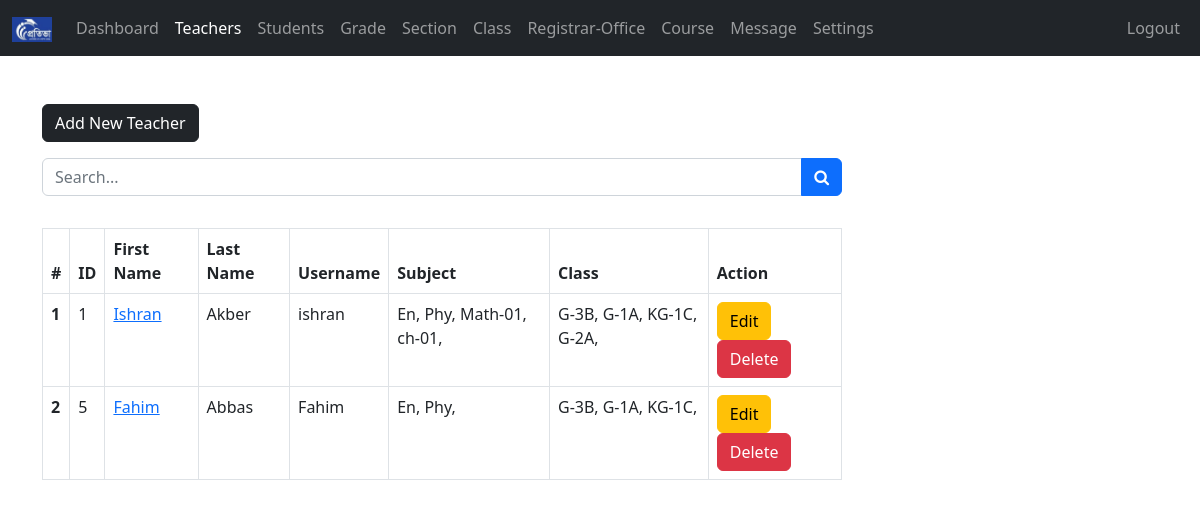
Page /admin/teacher.php (signed in) on the committed database.
### tables this page shows
CREATE TABLE `teachers` (
  `teacher_id` int(11) NOT NULL,
  `username` varchar(127) NOT NULL,
  `password` varchar(255) NOT NULL,
  `class` varchar(31) NOT NULL,
  `fname` varchar(127) NOT NULL,
  `lname` varchar(127) NOT NULL,
  `subjects` varchar(31) NOT NULL,
  `address` varchar(31) NOT NULL,
  `employee_number` int(11) NOT NULL,
  `date_of_birth` date DEFAULT NULL,
  `phone_number` varchar(31) NOT NULL,
  `qualification` varchar(127) NOT NULL,
  `gender` varchar(7) NOT NULL,
  `email_address` varchar(255) NOT NULL,
  `date_of_joined` datetime NOT NULL DEFAULT current_timestamp()
);

### admin/data/teacher.php (called while the page is built, shortened)
<?php
function getAllTeachers($conn){
  $sql = "SELECT * FROM teachers";
  $stmt = $conn->prepare($sql);
  $stmt->execute();
  if ($stmt->rowCount() >= 1) {
    $teachers = $stmt->fetchAll();
    return $teachers;
  }else {
  return 0;
  }
}

### admin/data/subject.php (called while the page is built, shortened)
<?php
function getSubjectById($subject_id, $conn){
  $sql = "SELECT * FROM subjects
          WHERE subject_id=?";
  $stmt = $conn->prepare($sql);
  $stmt->execute([$subject_id]);
  if ($stmt->rowCount() == 1) {
    $subject = $stmt->fetch();
    return $subject;
  }else {
  return 0;
  }
}
?>

### admin/data/class.php (called while the page is built, shortened)
<?php
function getClassById($class_id, $conn){
  $sql = "SELECT * FROM class
          WHERE class_id=?";
  $stmt = $conn->prepare($sql);
  $stmt->execute([$class_id]);
  if ($stmt->rowCount() == 1) {
    $class = $stmt->fetch();
    return $class;
  }else {
    return 0;
  }
}

### admin/data/grade.php (called while the page is built, shortened)
<?php
function getGradeById($grade_id, $conn){
  $sql = "SELECT * FROM grades
          WHERE grade_id=?";
  $stmt = $conn->prepare($sql);
  $stmt->execute([$grade_id]);
  if ($stmt->rowCount() == 1) {
    $grade = $stmt->fetch();
    return $grade;
  }else {
    return 0;
  }
}

### admin/data/section.php (called while the page is built, shortened)
<?php
function getSectioById($section_id, $conn){
  $sql = "SELECT * FROM section
          WHERE section_id=?";
  $stmt = $conn->prepare($sql);
  $stmt->execute([$section_id]);
  if ($stmt->rowCount() == 1) {
    $section = $stmt->fetch();
    return $section;
  }else {
  return 0;
  }
}

### admin/teacher.php (the view, shortened to what this page needs)
<?php
if (isset($_SESSION['admin_id']) &&
  isset($_SESSION['role'])) {
  if ($_SESSION['role'] == 'Admin') {
      include "../DB_connection.php";
      include "data/teacher.php";
      include "data/subject.php";
      include "data/grade.php";
      include "data/class.php";
      include "data/section.php";
      $teachers = getAllTeachers($conn);
?>
<!DOCTYPE html>
<html lang="en">
<head>
<link rel="stylesheet" href="https://cdn.jsdelivr.net/npm/bootstrap@5.2.0/dist/css/bootstrap.min.css">
<link rel="stylesheet" href="../css/style.css">
<link rel="stylesheet" href="https://cdnjs.cloudflare.com/ajax/libs/font-awesome/4.7.0/css/font-awesome.min.css">
</head>
<body>
  <?php
      include "inc/navbar.php";
      if ($teachers != 0) {
    ?>
    <div class="container mt-5">
      <a href="teacher-add.php"
          class="btn btn-dark">Add New Teacher</a>
          <form action="teacher-search.php"
                class="mt-3 n-table"
                method="get">
            <div class="input-group mb-3">
              <input type="text"
                      class="form-control"
                      name="searchKey"
                      placeholder="Search...">
              <button class="btn btn-primary">
                      <i class="fa fa-search"
                          aria-hidden="true"></i>
                    </button>
            </div>
          </form>
          <div class="table-responsive">
            <table class="table table-bordered mt-3 n-table">
              <thead>
                <tr>
                  <th scope="col">#</th>
                  <th scope="col">ID</th>
                  <th scope="col">First Name</th>
                  <th scope="col">Last Name</th>
                  <th scope="col">Username</th>
                  <th scope="col">Subject</th>
                  <th scope="col">Class</th>
                  <th scope="col">Action</th>
                </tr>
              </thead>
              <tbody>
                <?php $i = 0; foreach ($teachers as $teacher ) {
                  $i++;  ?>
                <tr>
                  <th scope="row"><?=$i?></th>
                  <td><?=$teacher['teacher_id']?></td>
                  <td><a href="teacher-view.php?teacher_id=<?=$teacher['teacher_id']?>">
                        <?=$teacher['fname']?></a></td>
                  <td><?=$teacher['lname']?></td>
                  <td><?=$teacher['username']?></td>
                  <td>
                      <?php
                          $s = '';
                          $subjects = str_split(trim($teacher['subjects']));
                          foreach ($subjects as $subject) {
                            $s_temp = getSubjectById($subject, $conn);
                            if ($s_temp != 0)
                              $s .=$s_temp['subject_code'].', ';
                          }
                          echo $s;
                      ?>
                  </td>
                  <td>
                    <?php
                          $c = '';
                          $classes = str_split(trim($teacher['class']));
                          foreach ($classes as $class_id) {
                              $class = getClassById($class_id, $conn);
                            $c_temp = getGradeById($class['grade'], $conn);
                            $section = getSectioById($class['section'], $conn);
                            if ($c_temp != 0)
                              $c .=$c_temp['grade_code'].'-'.
                                    $c_temp['grade'].$section['section'].', ';
                          }
                          echo $c;
                      ?>
                  </td>
                  <td>
                      <a href="teacher-edit.php?teacher_id=<?=$teacher['teacher_id']?>"
                          class="btn btn-warning">Edit</a>
                      <a href="teacher-delete.php?teacher_id=<?=$teacher['teacher_id']?>"
                          class="btn btn-danger">Delete</a>
                  </td>
                </tr>
              <?php } ?>
              </tbody>
            </table>
          </div>
        <?php } ?>
    </div>
</body>
</html>
<?php
}else {
  header("Location: ../login.php");
  exit;
}
}else {
header("Location: ../login.php");
exit;
}
?>

### css/style.css (style rules this page uses)
.n-table { max-width: 800px; }

### rows in the picture
teachers: teacher_id "1", fname "Ishran", lname "Akber", username "ishran", s "En, Phy, Math-01, ch-01,", c "G-3B, G-1A, KG-1C, G-2A,"
teachers: teacher_id "5", fname "Fahim", lname "Abbas", username "Fahim", s "En, Phy,", c "G-3B, G-1A, KG-1C,"
